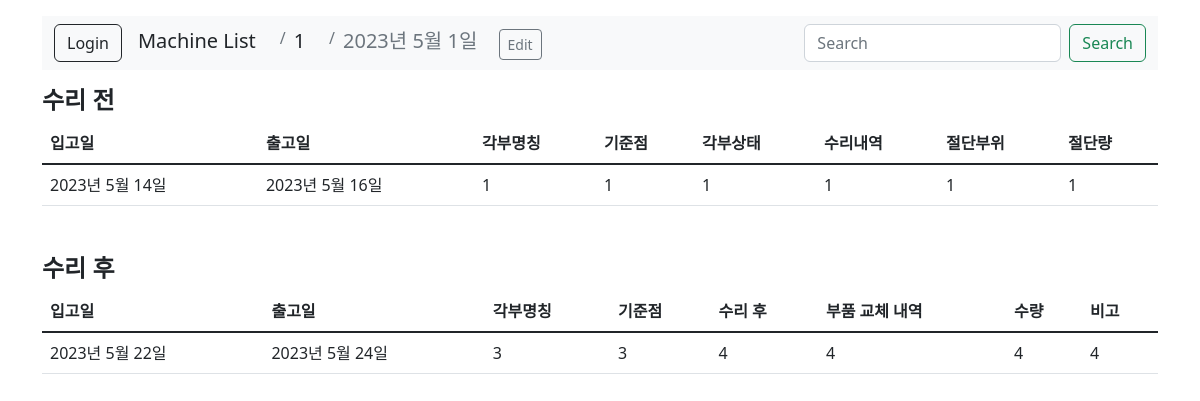
/machine/1/45, run on the app's committed database.
### space1/models.py (models this page shows, shortened)
class machineListModel(models.Model):
    id = models.AutoField(primary_key=True)
    machine = models.ForeignKey(machineModel, on_delete=models.CASCADE)
    date = models.DateField() # 수리 일자
    name = models.TextField() # 담당자

class machineDetailModel(models.Model):
    machine = models.ForeignKey(machineModel, on_delete=models.CASCADE, null=True, blank=True)
    date_document = models.ForeignKey(machineListModel, on_delete=models.CASCADE, null=True, blank=True)
    id = models.AutoField(primary_key=True)
    name = models.TextField(null=True, blank=True) # 각부명칭
    point = models.TextField(null=True, blank=True) # 기준점
    status = models.TextField(null=True, blank=True) # 각부상태
    repair_history = models.TextField(null=True, blank=True) # 수리내역
    cut_area = models.TextField(null=True, blank=True) # 절단부위
    cut_size = models.TextField(null=True, blank=True) # 절단량
    date_in = models.DateField(null=True, blank=True) # 입고일
    date_out = models.DateField(null=True, blank=True) # 출고일
    BEFORE = 'B'
    AFTER = 'A'
    REPAIR_CHOICES = [
        (BEFORE, '수리전'),
        (AFTER, '수리후'),
    ]
    repair_state = models.CharField(
        max_length=1,
        choices=REPAIR_CHOICES,
        default=BEFORE,
    )
    repair_point = models.TextField(null=True, blank=True) # 수리 후
    repair_component = models.TextField(null=True, blank=True) # 부품 교체 내역
    repair_count = models.TextField(null=True, blank=True) # 수량
    repair_note = models.TextField(null=True, blank=True) # 비고

### space1/views.py (the view)
# urls.py: path('<int:n>/<int:m>', views.view, name='view'), # 문서의 데이터
def view(request, n, m):
    detailList = DetailM.objects.filter(
        Q(machine=n) & Q(date_document=m))
    date = listM.objects.get(id=m).date
    name = listM.objects.get(id=m).name
    context = {'machine': detailList,
               'n': n,
               'm': m,
               'date': date,
               'name': name
               }
    return render(request, 'space1/view.html', context)

### templates/space1/view.html (shortened to what this page needs)
<!DOCTYPE html>
<html lang="ko">
  <head>
    <link href="https://cdn.jsdelivr.net/npm/bootstrap@5.2.3/dist/css/bootstrap.min.css" rel="stylesheet"/>
  </head>
  <body>
    <div class="container my-3">
      <nav class="navbar bg-light my-3">
        <div class="container-fluid">
          <div class="d-flex justify-content-between align-items-center">
            <div class="dropdown d-inline-block me-3">
              {% if user.is_authenticated %}
                <a class="btn dropdown-toggle btn-outline-dark" type="button" data-bs-toggle="dropdown" aria-expanded="false">
                  {{ user.username }}
                </a>
                <ul class="dropdown-menu">
                  <li>
                    <a class="dropdown-item" href="#">Profile</a>
                  </li>
                  <li>
                    <form method="post" action="{% url 'logout' %}">
                      {% csrf_token %}
                      <button type="submit" class="dropdown-item">Logout</button>
                    </form>
                  </li>
                </ul>
              {% else %}
                <form method="post" action="{% url 'login' %}">
                  <button type="submit" class="btn btn-outline-dark">Login</button>
                </form>
              {% endif %}
            </div>
            <ol class="breadcrumb m-0 p-0">
              <li class="breadcrumb-item" aria-current="page">
                <a class="navbar-brand text-decoration-none text-reset" href="{% url 'index' %}">
                  Machine List
                </a>
              </li>
              <li class="breadcrumb-item" aria-current="page">
                <a class="navbar-brand text-decoration-none text-reset" href="{% url 'detail' n %}">
                  {{ n }}
                </a>
              </li>
              <li class="breadcrumb-item active" aria-current="page">
                <a class="navbar-brand text-decoration-none text-reset">
                  {{ date }}
                  <a href="{% url 'edit2' n m %}" class="btn btn-outline-secondary btn-sm justify-content-center">Edit</a>
                </a>
              </li>
            </ol>
          </div>
          <form class="d-flex" role="search">
            <input class="form-control me-2" type="search" placeholder="Search" aria-label="Search">
            <button class="btn btn-outline-success" type="submit">Search</button>
          </form>
        </div>
      </nav>
      <p class="h4">
        <strong>수리 전</strong>
      </p>
      <table class="table">
        <thead>
          <tr>
            <th scope="col">입고일</th>
            <th scope="col">출고일</th>
            <th scope="col">각부명칭</th>
            <th scope="col">기준점</th>
            <th scope="col">각부상태</th>
            <th scope="col">수리내역</th>
            <th scope="col">절단부위</th>
            <th scope="col">절단량</th>
          </tr>
        </thead>
        <tbody class="table-group-divider">
          {% for i in machine%}
            {% if i.repair_state == 'B' %}
              <tr>
                <td>{{ i.date_in }}</th>
                <td>{{ i.date_out }}</th>
                <td>{{ i.name }}</th>
                <td>{{ i.point }}</th>
                <td>{{ i.status }}</th>
                <td>{{ i.repair_history }}</th>
                <td>{{ i.cut_area }}</th>
                <td>{{ i.cut_size }}</th>
              </tr>
            {% endif %}
          {% endfor %}
        </tbody>
      </table>
      <p class="h4 mt-5">
        <strong>수리 후</strong>
      </p>
      <table class="table">
        <thead>
          <tr>
            <th scope="col">입고일</th>
            <th scope="col">출고일</th>
            <th scope="col">각부명칭</th>
            <th scope="col">기준점</th>
            <th scope="col">수리 후</th>
            <th scope="col">부품 교체 내역</th>
            <th scope="col">수량</th>
            <th scope="col">비고</th>
          </tr>
        </thead>
        <tbody class="table-group-divider">
          {% for i in machine %}
            {% if i.repair_state == 'A' %}
              <tr>
                <td>{{ i.date_in }}</th>
                <td>{{ i.date_out }}</th>
                <td>{{ i.name }}</th>
                <td>{{ i.point }}</th>
                <td>{{ i.repair_point }}</th>
                <td>{{ i.repair_component }}</th>
                <td>{{ i.repair_count }}</th>
                <td>{{ i.repair_note }}</th>
              </tr>
            {% endif %}
          {% endfor %}
        </tbody>
      </table>
    </div>
  </body>
</html>

### data on the page
machineListModel: date "2023년 5월 1일"
machineDetailModel: date_in "2023년 5월 14일", date_out "2023년 5월 16일", name "1", point "1", status "1", repair_history "1", cut_area "1", cut_size "1"
machineDetailModel: date_in "2023년 5월 22일", date_out "2023년 5월 24일", name "3", point "3", repair_point "4", repair_component "4", repair_count "4", repair_note "4"

### other printed values
{{ n }} "1"
